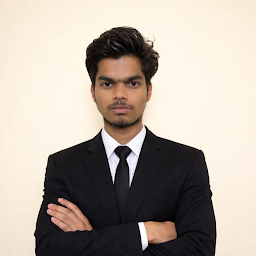
#> input picture download.png, 256 x 256 px, found by its file name
$ python test_segment.py
#> lines starting #> are read from the running program, lines starting #| are printed output that depends on the picture; after the words box and inside, x2 and y2 are one past the last pixel; in counts of white or black regions, pixels touching at a corner belong together
import numpy as np
from PIL import Image, ImageFilter, ImageOps, ImageEnhance
from scipy.ndimage import binary_fill_holes

nk = Image.open('f:/NagendraKushwaha/download.png').convert('RGB')
#> nk is the input picture: PIL image 256x256 RGB; mean R, G, B 178.6, 168.1, 157.8
arr = np.array(nk, dtype=float)

# Background color reference
bg_ref = np.array([248.5, 236.0, 216.5])
diff = np.linalg.norm(arr - bg_ref, axis=2)
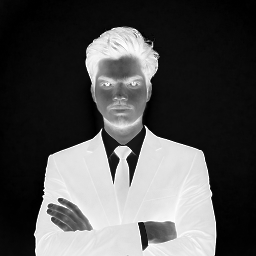
#> diff: shape (256, 256) float64; min 0.707, max 405.4, mean 130.4; drawn with min black and max white

# Foreground mask: where diff > 25
# Let's create a smooth alpha transition between diff=15 and diff=40
alpha = np.clip((diff - 15) / 25.0, 0.0, 1.0)

# Fill holes inside the subject (his shirt is white, but distinct from cream wall)
# Check white shirt color: shirt is bright white (255, 255, 255) with collar/tie
# Any holes in the lower body should definitely be solid 1.0
h, w = alpha.shape
#> h = 256; w = 256
# The person occupies the central/bottom region
binary_fg = (alpha > 0.4)
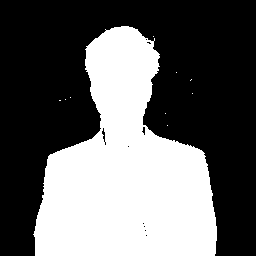
#> binary_fg: shape (256, 256) bool; 39.4% white; 10 white regions (9 under 20 px), largest, box (x1, y1, x2, y2) and area: (33, 26, 217, 256) 25779
binary_fg = binary_fill_holes(binary_fg)
#> binary_fg: shape (256, 256) bool; 39.4% white; 10 white regions (9 under 20 px), largest, box (x1, y1, x2, y2) and area: (33, 26, 217, 256) 25831
alpha_filled = np.maximum(alpha, binary_fg.astype(float))

# Smooth the alpha mask slightly
alpha_img = Image.fromarray((alpha_filled * 255).astype(np.uint8)).filter(ImageFilter.GaussianBlur(1.2))
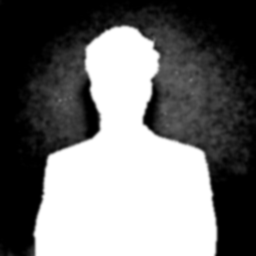
#> alpha_img: PIL image 256x256 L; min 0, max 255, mean 113.5

# Upscale Nagendra and alpha to 1200x1200
nk_1200 = nk.resize((1200, 1200), Image.Resampling.LANCZOS)
alpha_1200 = alpha_img.resize((1200, 1200), Image.Resampling.LANCZOS)

# Create 1580x1400 canvas in deep emerald dark: #020a05 (RGB: 2, 10, 5)
canvas = Image.new('RGBA', (1580, 1400), (2, 10, 5, 255))
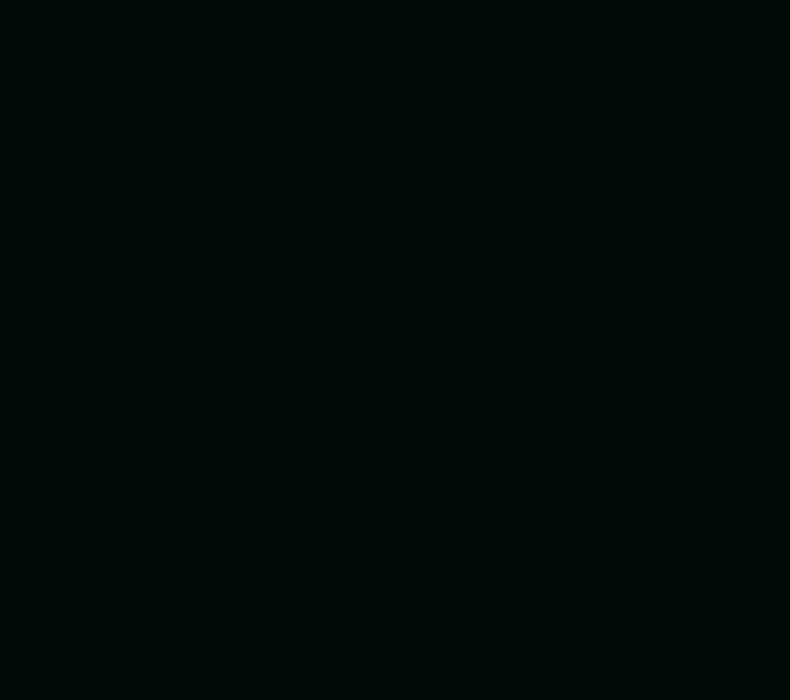
#> canvas: PIL image 1580x1400 RGBA (shown at 1/2 size); mean R, G, B, A 2, 10, 5, 255

# Optional: Add a subtle cyber rim / glow behind him
glow = Image.new('RGBA', (1580, 1400), (0, 0, 0, 0))
#> glow: PIL image 1580x1400 RGBA; every value is 0
glow_draw = Image.new('L', (1580, 1400), 0)
#> glow_draw: PIL image 1580x1400 L; every value is 0

# Paste Nagendra so his face center is at (756, 580)
# Face center in nk_1200 is at (600, 440)
paste_x = 756 - 600
paste_y = 580 - 440

# Add alpha to nk_1200
nk_rgba = nk_1200.convert('RGBA')
nk_rgba.putalpha(alpha_1200)
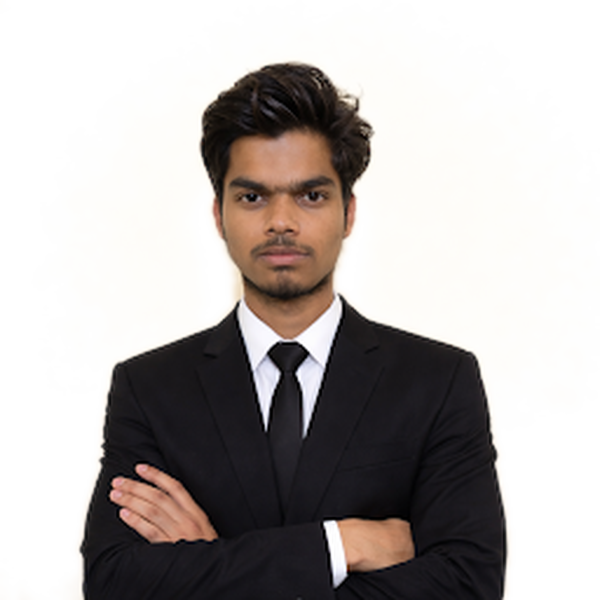
#> nk_rgba: PIL image 1200x1200 RGBA (shown at 1/2 size); mean R, G, B, A 178.6, 168.1, 157.8, 113.5; transparent parts drawn white

canvas.paste(nk_rgba, (paste_x, paste_y), nk_rgba)
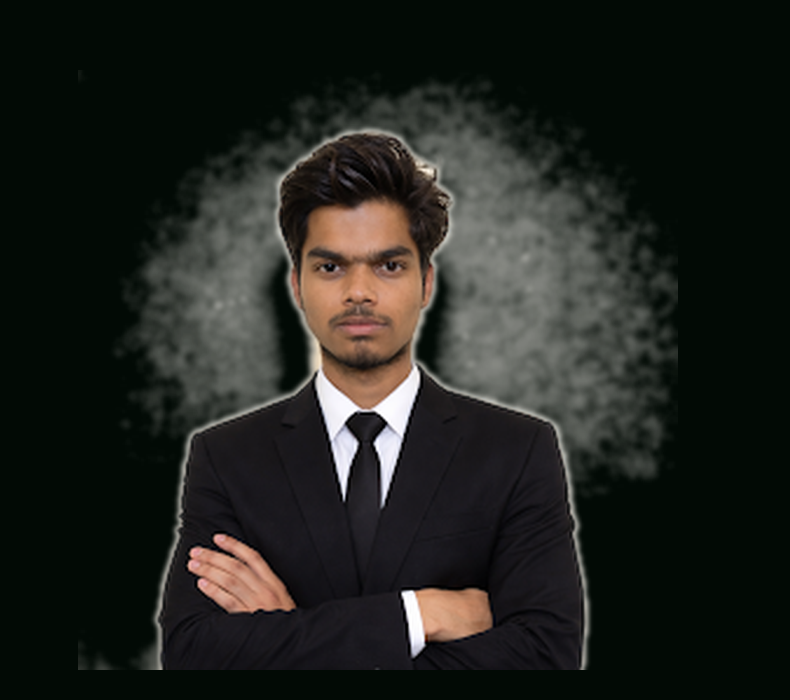
#> canvas: PIL image 1580x1400 RGBA (shown at 1/2 size); mean R, G, B, A 27, 29.5, 24.8, 247.5; transparent parts drawn white

# Convert to RGB and save
final_portrait = canvas.convert('RGB')
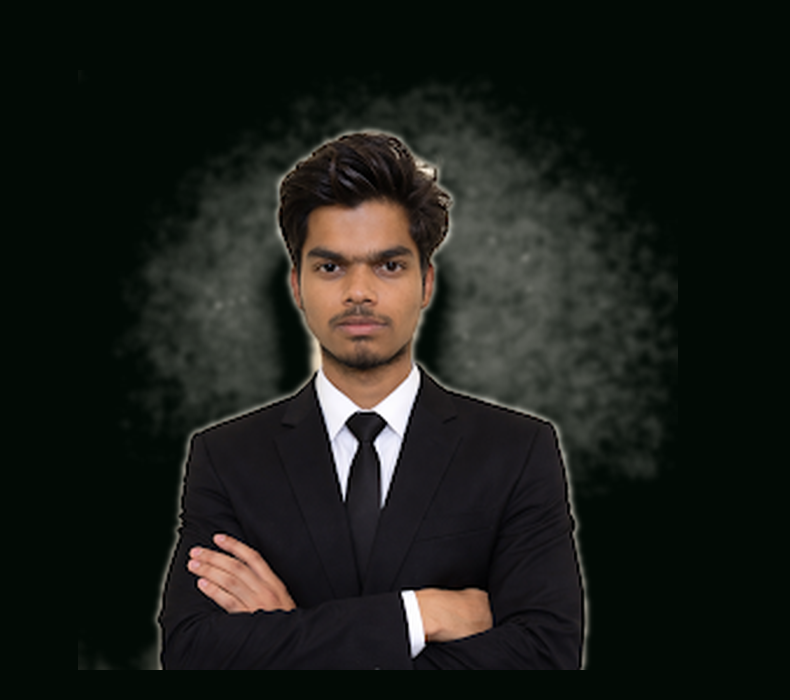
#> final_portrait: PIL image 1580x1400 RGB (shown at 1/2 size); mean R, G, B 27, 29.5, 24.8
final_portrait.save('f:/NagendraKushwaha/scratch_ref/nk_cyber_portrait.jpg', quality=95)
print("Saved nk_cyber_portrait.jpg successfully!")
